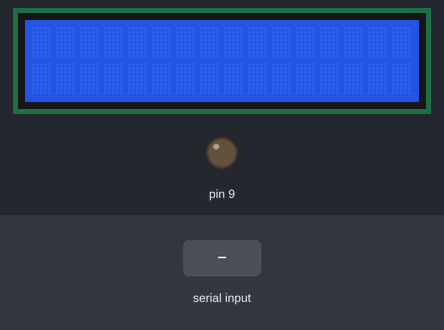
A sketch run on a simulated Arduino Uno, built with avr-gcc and run on an emulated ATmega328P. Shown: 16×2 character LCD, output pins drawn as LEDs (lit = HIGH). Inputs (shaded band) come from the test bench.

Above: at 1.2 s.
1.3 s: "1\n" received over Serial
At 2.7 s:
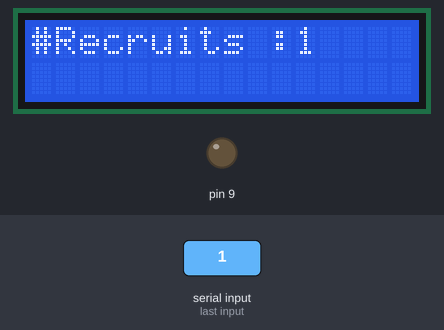
3.8 s: "0\n" received over Serial
At 5.8 s:
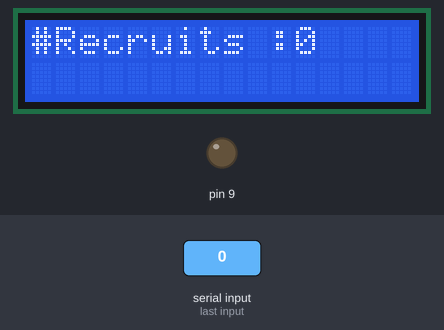
6.3 s: "2\n" received over Serial
At 7.7 s:
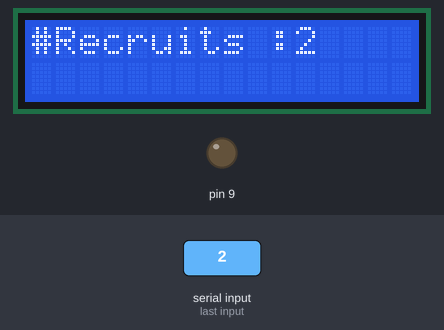
Timing chart, 0 to 9.3 s (numbered marks = the images above; inputs shaded):
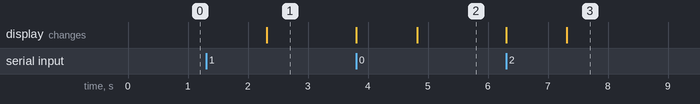

The sketch:

IET_MONITOR.ino
```cpp
#include <LiquidCrystal_I2C.h>
#include <Wire.h>

LiquidCrystal_I2C lcd(0x27, 16, 2);
String words;
String names;
void setup() {
  lcd.init();
  lcd.backlight();
  Serial.begin(9600);
  pinMode(9, OUTPUT);
}

void loop() {

  while (Serial.available()) {
    if (Serial.available() > 0) {
    lcd.clear();
    lcd.setCursor(0, 0);
    words = Serial.readStringUntil('\n');
    names = Serial.readStringUntil('\n');
    lcd.print("#Recruits :" + words);
    lcd.setCursor(0, 1);
    lcd.print(names);
    Serial.flush();

  }

  }

}
```

Measured:
- after the input at 1.3 s, the display: changes after 1.0 s (image 1)
- after the input at 3.8 s, the display: first changes at once (image 2 shows a later state)
- after the input at 6.3 s, the display: first changes at once (image 3 shows a later state)
